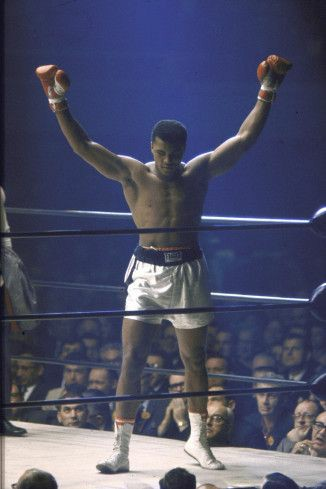
#> input picture histogram hesaplama/resim1.jpg, 326 x 489 px
$ python histogramHesaplama.py
#> lines starting #> are read from the running program, lines starting #| are printed output that depends on the picture
import cv2
import numpy as np

Hist=[0 for i in range(256)]
I=cv2.imread("resim1.jpg",0)
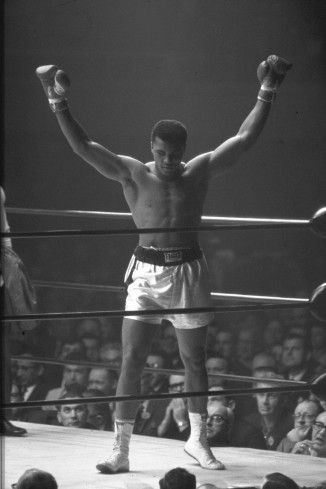
#> I: shape (489, 326); min 12, max 255, mean 81.1
cv2.imshow("muhammedali",I)
cv2.waitKey(0)
print(I.shape)
#| (489, 326)
w, h = I.shape[:2]
#> w = 489; h = 326
for v in range (0,h):
    for u in range (0,w):
        i = I[u,v]
        Hist[i]=Hist[i]+1
#> after the loop, Hist = 256 values, max 5303 at index 56, min 0 at index 0, mean 622.7
print(Hist)
#> (printed output is left out)
